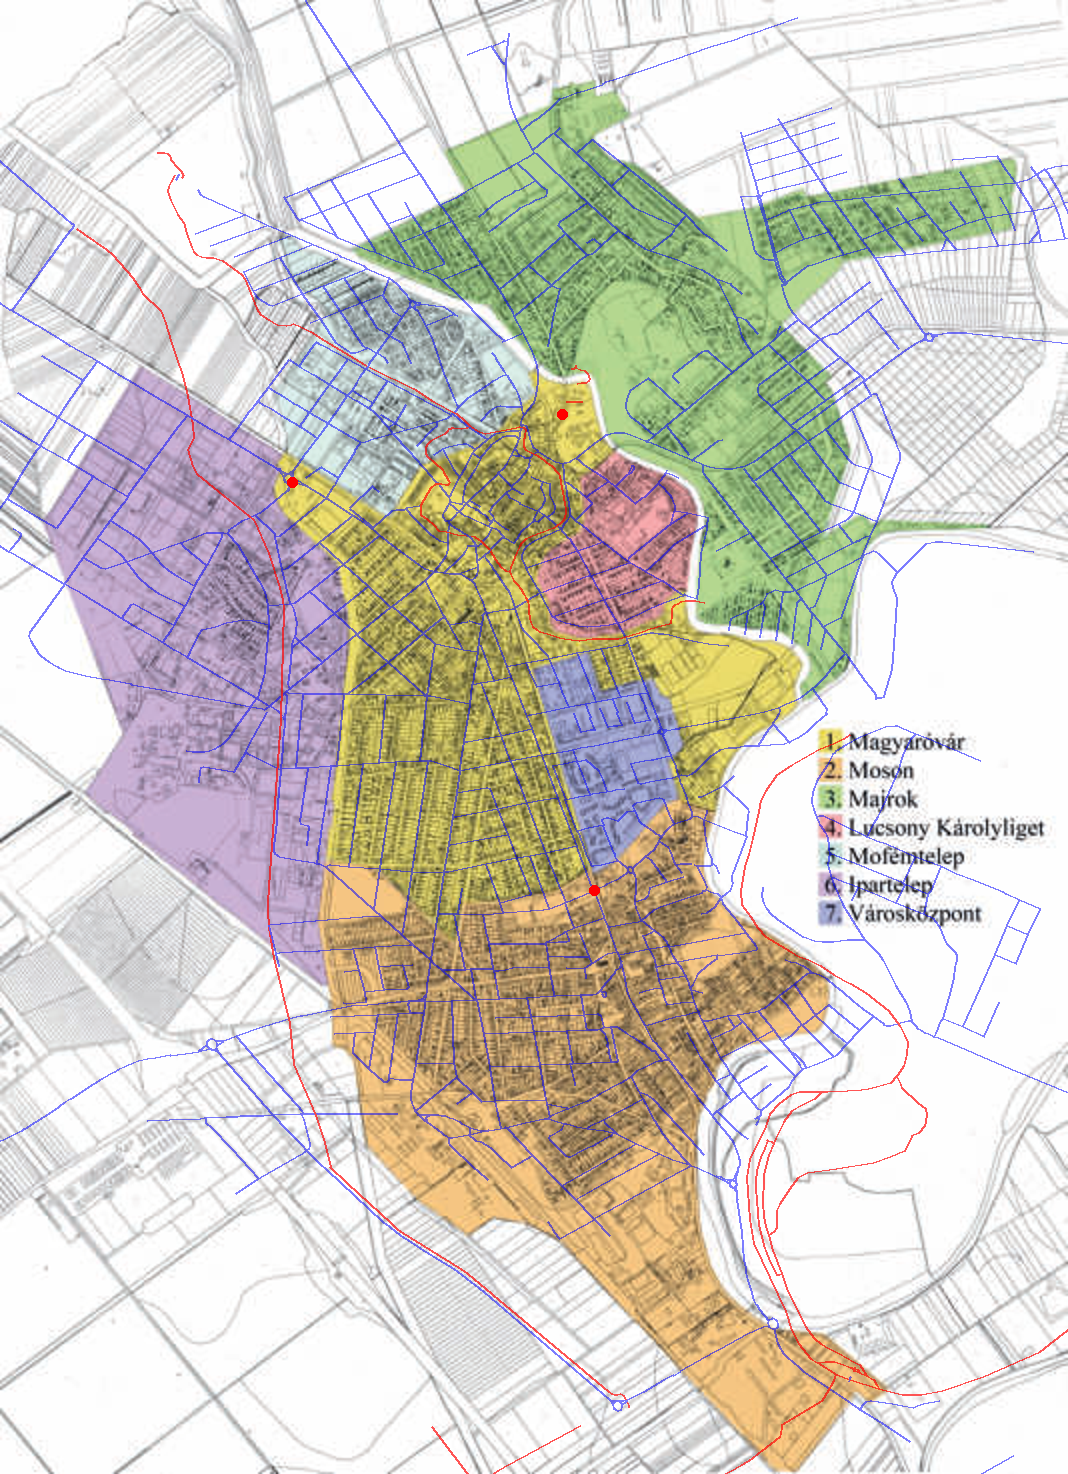

Source code (Python):
import json,numpy as np
from pathlib import Path
from PIL import Image,ImageDraw
P=Path(__file__).parent
GCP=[[[281,207],[17.2736548,47.8807761]],[[146,241],[17.259426,47.8770322]],[[297,445],[17.2747011,47.8613656]]]
A=np.array([[*a,1] for a,b in GCP]);B=np.array([b for a,b in GCP]);M=np.linalg.lstsq(A,B,rcond=None)[0];I=np.linalg.inv(np.vstack([M.T,[0,0,1]]))
print(M);(P/'control-points.json').write_text(json.dumps(GCP))
im=Image.open(P/'source-clld-map.png').convert('RGBA').resize((1068,1474));over=Image.new('RGBA',im.size);d=ImageDraw.Draw(over)
for f in json.load(open(P/'source-ways.geojson'))['features']:
 t=f['properties']['source']['tags']
 if t.get('highway') not in ['primary','secondary','tertiary','residential','unclassified'] and not t.get('waterway'):continue
 cs=[tuple((I@[*c,1])[:2]*2) for c in f['geometry']['coordinates']]
 if min(x for x,y in cs)>1068 or max(x for x,y in cs)<0 or min(y for x,y in cs)>1474 or max(y for x,y in cs)<0:continue
 d.line(cs,fill=(0,0,255,130) if t.get('highway') else (255,0,0,170),width=2)
for xy,c in GCP:d.ellipse((xy[0]*2-5,xy[1]*2-5,xy[0]*2+5,xy[1]*2+5),fill='red')
Image.alpha_composite(im,over).save(P/'georef-preview.png')
